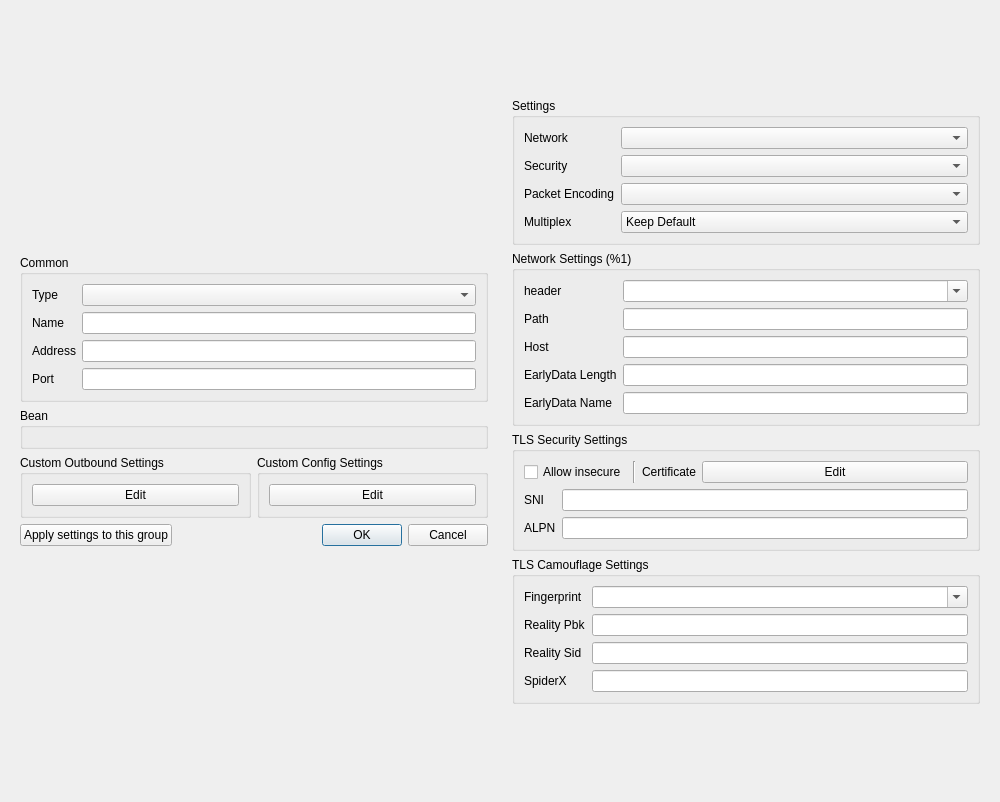
<?xml version="1.0" encoding="UTF-8"?>
<ui version="4.0">
 <class>DialogEditProfile</class>
 <widget class="QDialog" name="DialogEditProfile">
  <property name="geometry">
   <rect>
    <x>0</x>
    <y>0</y>
    <width>1000</width>
    <height>802</height>
   </rect>
  </property>
  <property name="sizePolicy">
   <sizepolicy hsizetype="Preferred" vsizetype="Preferred">
    <horstretch>0</horstretch>
    <verstretch>0</verstretch>
   </sizepolicy>
  </property>
  <property name="windowTitle">
   <string>Edit</string>
  </property>
  <layout class="QHBoxLayout" name="dialog_layout">
   <item>
    <widget class="QWidget" name="left_w" native="true">
     <property name="sizePolicy">
      <sizepolicy hsizetype="Minimum" vsizetype="Maximum">
       <horstretch>0</horstretch>
       <verstretch>0</verstretch>
      </sizepolicy>
     </property>
     <property name="minimumSize">
      <size>
       <width>400</width>
       <height>0</height>
      </size>
     </property>
     <layout class="QVBoxLayout" name="left">
      <property name="sizeConstraint">
       <enum>QLayout::SetDefaultConstraint</enum>
      </property>
      <item>
       <widget class="QGroupBox" name="groupBox">
        <property name="sizePolicy">
         <sizepolicy hsizetype="Preferred" vsizetype="Maximum">
          <horstretch>0</horstretch>
          <verstretch>0</verstretch>
         </sizepolicy>
        </property>
        <property name="title">
         <string>Common</string>
        </property>
        <layout class="QVBoxLayout" name="verticalLayout_3">
         <item>
          <layout class="QGridLayout" name="gridLayout_2">
           <item row="2" column="1">
            <widget class="MyLineEdit" name="address"/>
           </item>
           <item row="1" column="1">
            <widget class="MyLineEdit" name="name"/>
           </item>
           <item row="3" column="1">
            <widget class="QLineEdit" name="port"/>
           </item>
           <item row="0" column="0">
            <widget class="QLabel" name="type_l">
             <property name="text">
              <string>Type</string>
             </property>
            </widget>
           </item>
           <item row="3" column="0">
            <widget class="QLabel" name="port_l">
             <property name="text">
              <string>Port</string>
             </property>
            </widget>
           </item>
           <item row="2" column="0">
            <widget class="QLabel" name="address_l">
             <property name="text">
              <string>Address</string>
             </property>
            </widget>
           </item>
           <item row="1" column="0">
            <widget class="QLabel" name="label">
             <property name="text">
              <string>Name</string>
             </property>
            </widget>
           </item>
           <item row="0" column="1">
            <widget class="QComboBox" name="type"/>
           </item>
          </layout>
         </item>
        </layout>
       </widget>
      </item>
      <item>
       <widget class="QGroupBox" name="bean">
        <property name="sizePolicy">
         <sizepolicy hsizetype="Preferred" vsizetype="Maximum">
          <horstretch>0</horstretch>
          <verstretch>0</verstretch>
         </sizepolicy>
        </property>
        <property name="title">
         <string notr="true">Bean</string>
        </property>
        <layout class="QVBoxLayout" name="verticalLayout_4">
         <item>
          <widget class="QWidget" name="fake" native="true"/>
         </item>
        </layout>
       </widget>
      </item>
      <item>
       <layout class="QHBoxLayout" name="horizontalLayout_2">
        <item>
         <widget class="QGroupBox" name="custom_box">
          <property name="sizePolicy">
           <sizepolicy hsizetype="Preferred" vsizetype="Maximum">
            <horstretch>0</horstretch>
            <verstretch>0</verstretch>
           </sizepolicy>
          </property>
          <property name="title">
           <string>Custom Outbound Settings</string>
          </property>
          <layout class="QVBoxLayout" name="verticalLayout_5">
           <item>
            <widget class="QPushButton" name="custom_outbound_edit">
             <property name="text">
              <string notr="true">Edit</string>
             </property>
            </widget>
           </item>
          </layout>
         </widget>
        </item>
        <item>
         <widget class="QGroupBox" name="custom_global_box">
          <property name="title">
           <string>Custom Config Settings</string>
          </property>
          <layout class="QHBoxLayout" name="horizontalLayout_3">
           <item>
            <widget class="QPushButton" name="custom_config_edit">
             <property name="text">
              <string notr="true">Edit</string>
             </property>
            </widget>
           </item>
          </layout>
         </widget>
        </item>
       </layout>
      </item>
      <item>
       <layout class="QHBoxLayout" name="horizontalLayout_4">
        <item>
         <widget class="QPushButton" name="apply_to_group">
          <property name="text">
           <string>Apply settings to this group</string>
          </property>
         </widget>
        </item>
        <item>
         <widget class="QDialogButtonBox" name="buttonBox">
          <property name="sizePolicy">
           <sizepolicy hsizetype="Expanding" vsizetype="Fixed">
            <horstretch>0</horstretch>
            <verstretch>0</verstretch>
           </sizepolicy>
          </property>
          <property name="orientation">
           <enum>Qt::Horizontal</enum>
          </property>
          <property name="standardButtons">
           <set>QDialogButtonBox::Cancel|QDialogButtonBox::Ok</set>
          </property>
         </widget>
        </item>
       </layout>
      </item>
     </layout>
    </widget>
   </item>
   <item>
    <widget class="QWidget" name="right_all_w" native="true">
     <property name="sizePolicy">
      <sizepolicy hsizetype="Preferred" vsizetype="Maximum">
       <horstretch>0</horstretch>
       <verstretch>0</verstretch>
      </sizepolicy>
     </property>
     <property name="minimumSize">
      <size>
       <width>400</width>
       <height>0</height>
      </size>
     </property>
     <property name="toolTip">
      <string/>
     </property>
     <layout class="QVBoxLayout" name="right_layout">
      <property name="sizeConstraint">
       <enum>QLayout::SetDefaultConstraint</enum>
      </property>
      <item>
       <widget class="QGroupBox" name="stream_box">
        <property name="sizePolicy">
         <sizepolicy hsizetype="Preferred" vsizetype="Maximum">
          <horstretch>0</horstretch>
          <verstretch>0</verstretch>
         </sizepolicy>
        </property>
        <property name="title">
         <string>Settings</string>
        </property>
        <layout class="QVBoxLayout" name="verticalLayout">
         <item>
          <layout class="QGridLayout" name="_2">
           <item row="0" column="1">
            <widget class="QComboBox" name="network">
             <property name="sizePolicy">
              <sizepolicy hsizetype="Expanding" vsizetype="Fixed">
               <horstretch>0</horstretch>
               <verstretch>0</verstretch>
              </sizepolicy>
             </property>
             <item>
              <property name="text">
               <string notr="true"/>
              </property>
             </item>
             <item>
              <property name="text">
               <string notr="true">tcp</string>
              </property>
             </item>
             <item>
              <property name="text">
               <string notr="true">ws</string>
              </property>
             </item>
             <item>
              <property name="text">
               <string notr="true">httpupgrade</string>
              </property>
             </item>
             <item>
              <property name="text">
               <string notr="true">xhttp</string>
              </property>
             </item>
             <item>
              <property name="text">
               <string notr="true">http</string>
              </property>
             </item>
             <item>
              <property name="text">
               <string notr="true">grpc</string>
              </property>
             </item>
             <item>
              <property name="text">
               <string notr="true">quic</string>
              </property>
             </item>
            </widget>
           </item>
           <item row="2" column="1">
            <widget class="QComboBox" name="packet_encoding">
             <item>
              <property name="text">
               <string notr="true"/>
              </property>
             </item>
             <item>
              <property name="text">
               <string notr="true">packetaddr</string>
              </property>
             </item>
             <item>
              <property name="text">
               <string notr="true">xudp</string>
              </property>
             </item>
            </widget>
           </item>
           <item row="0" column="0">
            <widget class="QLabel" name="network_l">
             <property name="toolTip">
              <string>The underlying transport method. It must be consistent with the server, otherwise, the connection cannot be established.</string>
             </property>
             <property name="text">
              <string>Network</string>
             </property>
            </widget>
           </item>
           <item row="1" column="1">
            <widget class="QComboBox" name="security">
             <item>
              <property name="text">
               <string notr="true"/>
              </property>
             </item>
             <item>
              <property name="text">
               <string notr="true">tls</string>
              </property>
             </item>
            </widget>
           </item>
           <item row="1" column="0">
            <widget class="QLabel" name="security_l">
             <property name="toolTip">
              <string>Transport Layer Security. It must be consistent with the server, otherwise, the connection cannot be established.</string>
             </property>
             <property name="text">
              <string>Security</string>
             </property>
            </widget>
           </item>
           <item row="2" column="0">
            <widget class="QLabel" name="packet_encoding_l">
             <property name="toolTip">
              <string>UDP FullCone Packet encoding for implementing features such as UDP FullCone. Server support is required, if the wrong selection is made, the connection cannot be made. Please leave it blank.</string>
             </property>
             <property name="text">
              <string>Packet Encoding</string>
             </property>
            </widget>
           </item>
           <item row="3" column="0">
            <widget class="QLabel" name="multiplex_l">
             <property name="toolTip">
              <string>Server support is required</string>
             </property>
             <property name="text">
              <string>Multiplex</string>
             </property>
            </widget>
           </item>
           <item row="3" column="1">
            <widget class="QComboBox" name="multiplex">
             <item>
              <property name="text">
               <string>Keep Default</string>
              </property>
             </item>
             <item>
              <property name="text">
               <string>On</string>
              </property>
             </item>
             <item>
              <property name="text">
               <string>Off</string>
              </property>
             </item>
            </widget>
           </item>
          </layout>
         </item>
        </layout>
       </widget>
      </item>
      <item>
       <widget class="QGroupBox" name="network_box">
        <property name="sizePolicy">
         <sizepolicy hsizetype="Preferred" vsizetype="Maximum">
          <horstretch>0</horstretch>
          <verstretch>0</verstretch>
         </sizepolicy>
        </property>
        <property name="title">
         <string>Network Settings (%1)</string>
        </property>
        <layout class="QGridLayout" name="gridLayout">
         <item row="1" column="0">
          <widget class="QLabel" name="path_l">
           <property name="toolTip">
            <string>http path (ws/http/masked http)
serviceName (gRPC)
key (QUIC)</string>
           </property>
           <property name="text">
            <string notr="true">Path</string>
           </property>
          </widget>
         </item>
         <item row="2" column="1">
          <widget class="MyLineEdit" name="host"/>
         </item>
         <item row="2" column="0">
          <widget class="QLabel" name="host_l">
           <property name="toolTip">
            <string>http host (ws/http/masked http)
security (QUIC)</string>
           </property>
           <property name="text">
            <string notr="true">Host</string>
           </property>
          </widget>
         </item>
         <item row="0" column="0">
          <widget class="QLabel" name="header_type_l">
           <property name="sizePolicy">
            <sizepolicy hsizetype="Maximum" vsizetype="Preferred">
             <horstretch>0</horstretch>
             <verstretch>0</verstretch>
            </sizepolicy>
           </property>
           <property name="toolTip">
            <string>header masking type (tcp/quic)</string>
           </property>
           <property name="text">
            <string notr="true">header</string>
           </property>
          </widget>
         </item>
         <item row="1" column="1">
          <widget class="MyLineEdit" name="path"/>
         </item>
         <item row="0" column="1">
          <widget class="QComboBox" name="header_type">
           <property name="sizePolicy">
            <sizepolicy hsizetype="Minimum" vsizetype="Fixed">
             <horstretch>0</horstretch>
             <verstretch>0</verstretch>
            </sizepolicy>
           </property>
           <property name="editable">
            <bool>true</bool>
           </property>
           <item>
            <property name="text">
             <string notr="true"/>
            </property>
           </item>
           <item>
            <property name="text">
             <string notr="true">http</string>
            </property>
           </item>
          </widget>
         </item>
         <item row="3" column="1">
          <widget class="MyLineEdit" name="ws_early_data_length"/>
         </item>
         <item row="3" column="0">
          <widget class="QLabel" name="ws_early_data_length_l">
           <property name="text">
            <string notr="true">EarlyData Length</string>
           </property>
          </widget>
         </item>
         <item row="4" column="1">
          <widget class="MyLineEdit" name="ws_early_data_name"/>
         </item>
         <item row="4" column="0">
          <widget class="QLabel" name="ws_early_data_name_l">
           <property name="text">
            <string notr="true">EarlyData Name</string>
           </property>
          </widget>
         </item>
        </layout>
       </widget>
      </item>
      <item>
       <widget class="QGroupBox" name="security_box">
        <property name="sizePolicy">
         <sizepolicy hsizetype="Preferred" vsizetype="Maximum">
          <horstretch>0</horstretch>
          <verstretch>0</verstretch>
         </sizepolicy>
        </property>
        <property name="title">
         <string>TLS Security Settings</string>
        </property>
        <layout class="QVBoxLayout" name="verticalLayout_2">
         <item>
          <layout class="QHBoxLayout" name="horizontalLayout">
           <item>
            <widget class="QCheckBox" name="insecure">
             <property name="sizePolicy">
              <sizepolicy hsizetype="Maximum" vsizetype="Fixed">
               <horstretch>0</horstretch>
               <verstretch>0</verstretch>
              </sizepolicy>
             </property>
             <property name="toolTip">
              <string>When enabled, V2Ray will not check the validity of the TLS certificate provided by the remote host (the security is equivalent to plaintext)</string>
             </property>
             <property name="text">
              <string>Allow insecure</string>
             </property>
            </widget>
           </item>
           <item>
            <widget class="Line" name="line">
             <property name="orientation">
              <enum>Qt::Vertical</enum>
             </property>
            </widget>
           </item>
           <item>
            <widget class="QLabel" name="label_6">
             <property name="sizePolicy">
              <sizepolicy hsizetype="Maximum" vsizetype="Preferred">
               <horstretch>0</horstretch>
               <verstretch>0</verstretch>
              </sizepolicy>
             </property>
             <property name="toolTip">
              <string notr="true"/>
             </property>
             <property name="text">
              <string>Certificate</string>
             </property>
            </widget>
           </item>
           <item>
            <widget class="QPushButton" name="certificate_edit">
             <property name="text">
              <string notr="true">Edit</string>
             </property>
            </widget>
           </item>
          </layout>
         </item>
         <item>
          <layout class="QGridLayout" name="_3">
           <item row="0" column="1">
            <widget class="MyLineEdit" name="sni"/>
           </item>
           <item row="0" column="0">
            <widget class="QLabel" name="label_5">
             <property name="toolTip">
              <string>Server name indication, clear text.</string>
             </property>
             <property name="text">
              <string notr="true">SNI</string>
             </property>
            </widget>
           </item>
           <item row="1" column="0">
            <widget class="QLabel" name="label_8">
             <property name="toolTip">
              <string>Application layer protocol negotiation, clear text. Please separate them with commas.</string>
             </property>
             <property name="text">
              <string notr="true">ALPN</string>
             </property>
            </widget>
           </item>
           <item row="1" column="1">
            <widget class="MyLineEdit" name="alpn"/>
           </item>
          </layout>
         </item>
        </layout>
       </widget>
      </item>
      <item>
       <widget class="QGroupBox" name="tls_camouflage_box">
        <property name="title">
         <string>TLS Camouflage Settings</string>
        </property>
        <layout class="QGridLayout" name="gridLayout_3">
         <item row="0" column="1">
          <widget class="QComboBox" name="utlsFingerprint">
           <property name="editable">
            <bool>true</bool>
           </property>
          </widget>
         </item>
         <item row="0" column="0">
          <widget class="QLabel" name="label_2">
           <property name="sizePolicy">
            <sizepolicy hsizetype="Maximum" vsizetype="Preferred">
             <horstretch>0</horstretch>
             <verstretch>0</verstretch>
            </sizepolicy>
           </property>
           <property name="text">
            <string notr="true">Fingerprint</string>
           </property>
          </widget>
         </item>
         <item row="1" column="0">
          <widget class="QLabel" name="reality_pbk_l">
           <property name="toolTip">
            <string>Reality public key. If not empty, turn TLS into REALITY.</string>
           </property>
           <property name="text">
            <string notr="true">Reality Pbk</string>
           </property>
          </widget>
         </item>
         <item row="2" column="0">
          <widget class="QLabel" name="reality_sid_l">
           <property name="toolTip">
            <string>Reality short id. Accept only one value.</string>
           </property>
           <property name="text">
            <string notr="true">Reality Sid</string>
           </property>
          </widget>
         </item>
         <item row="2" column="1">
          <widget class="MyLineEdit" name="reality_sid"/>
         </item>
         <item row="1" column="1">
          <widget class="MyLineEdit" name="reality_pbk"/>
         </item>
         <item row="3" column="0">
          <widget class="QLabel" name="reality_spx_l">
           <property name="toolTip">
            <string notr="true"/>
           </property>
           <property name="text">
            <string notr="true">SpiderX</string>
           </property>
          </widget>
         </item>
         <item row="3" column="1">
          <widget class="MyLineEdit" name="reality_spx"/>
         </item>
        </layout>
       </widget>
      </item>
     </layout>
    </widget>
   </item>
  </layout>
 </widget>
 <customwidgets>
  <customwidget>
   <class>MyLineEdit</class>
   <extends>QLineEdit</extends>
   <header>ui/widget/MyLineEdit.h</header>
  </customwidget>
 </customwidgets>
 <tabstops>
  <tabstop>type</tabstop>
  <tabstop>name</tabstop>
  <tabstop>address</tabstop>
  <tabstop>port</tabstop>
  <tabstop>custom_outbound_edit</tabstop>
  <tabstop>custom_config_edit</tabstop>
  <tabstop>apply_to_group</tabstop>
  <tabstop>network</tabstop>
  <tabstop>security</tabstop>
  <tabstop>packet_encoding</tabstop>
  <tabstop>multiplex</tabstop>
  <tabstop>header_type</tabstop>
  <tabstop>path</tabstop>
  <tabstop>host</tabstop>
  <tabstop>ws_early_data_length</tabstop>
  <tabstop>ws_early_data_name</tabstop>
  <tabstop>insecure</tabstop>
  <tabstop>certificate_edit</tabstop>
  <tabstop>sni</tabstop>
  <tabstop>alpn</tabstop>
  <tabstop>utlsFingerprint</tabstop>
  <tabstop>reality_pbk</tabstop>
  <tabstop>reality_sid</tabstop>
 </tabstops>
 <resources/>
 <connections>
  <connection>
   <sender>buttonBox</sender>
   <signal>accepted()</signal>
   <receiver>DialogEditProfile</receiver>
   <slot>accept()</slot>
   <hints>
    <hint type="sourcelabel">
     <x>151</x>
     <y>500</y>
    </hint>
    <hint type="destinationlabel">
     <x>299</x>
     <y>299</y>
    </hint>
   </hints>
  </connection>
  <connection>
   <sender>buttonBox</sender>
   <signal>rejected()</signal>
   <receiver>DialogEditProfile</receiver>
   <slot>reject()</slot>
   <hints>
    <hint type="sourcelabel">
     <x>151</x>
     <y>500</y>
    </hint>
    <hint type="destinationlabel">
     <x>299</x>
     <y>299</y>
    </hint>
   </hints>
  </connection>
 </connections>
</ui>
